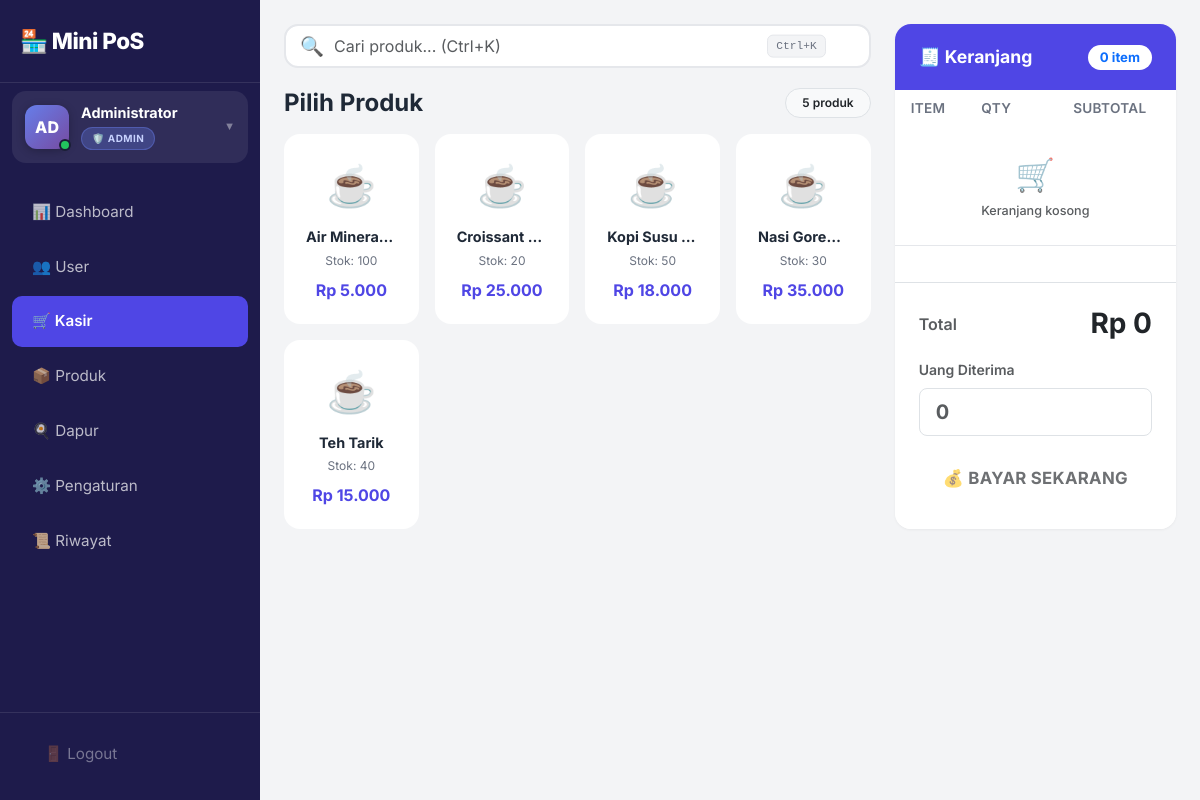
/index.php (signed in), run on the app's committed database.
### tables this page shows
CREATE TABLE products (
    id INT AUTO_INCREMENT PRIMARY KEY,
    name VARCHAR(100) NOT NULL,
    price DECIMAL(12,2) NOT NULL,
    stock INT NOT NULL DEFAULT 0,
    created_at TIMESTAMP DEFAULT CURRENT_TIMESTAMP,
    updated_at TIMESTAMP NULL DEFAULT NULL ON UPDATE CURRENT_TIMESTAMP
);

### config/auth.php (called while the page is built, shortened)
<?php
function isLoggedIn(): bool
{
    return isset($_SESSION['user_id']) && !empty($_SESSION['user_id']);
}
function hasRole(string $role): bool
{
    return isLoggedIn() && ($_SESSION['role'] ?? '') === $role;
}

### config/database.php (called while the page is built, shortened)
<?php
function formatRupiah($number): string
{
    return 'Rp ' . number_format((float)$number, 0, ',', '.');
}
require_once __DIR__ . '/auth.php';
?>

### index.php (the view, shortened to what this page needs)
<?php
require_once 'config/database.php';
$stmt = $pdo->query("SELECT * FROM products ORDER BY name ASC");
$allProducts = $stmt->fetchAll();
$products = array_filter($allProducts, fn($p) => $p['stock'] > 0);
$initials = strtoupper(substr($_SESSION['full_name'], 0, 2));
$role = $_SESSION['role'];
$roleIcon = $role === 'admin' ? '🛡️' : '🛒';
?>
<!DOCTYPE html>
<html lang="id">
<head>
    <link href="https://cdn.jsdelivr.net/npm/bootstrap@5.3.0/dist/css/bootstrap.min.css" rel="stylesheet">
    <link rel="stylesheet" href="assets/style.css">
</head>
<body>
    <div class="sidebar" id="sidebar">
        <div class="brand">🏪 Mini PoS</div>
        <div class="user-info-wrapper" id="userWrapper">
            <div class="user-info" onclick="toggleUserDropdown(event)">
                <div class="user-avatar <?= $role ?>"><?= $initials ?></div>
                <div class="user-details">
                    <div class="user-name"><?= htmlspecialchars($_SESSION['full_name']) ?></div>
                    <span class="user-role-badge <?= $role ?>"><?= $roleIcon ?> <?= ucfirst($role) ?></span>
                </div>
                <span class="user-dropdown-icon">▼</span>
            </div>
        </div>
        <nav>
            <?php if (hasRole('admin')): ?>
                <a href="dashboard.php" class="nav-link">📊 Dashboard</a>
                <a href="users.php" class="nav-link">👥 User</a>
            <?php endif; ?>
            <a href="index.php" class="nav-link active">🛒 Kasir</a>
            <?php if (hasRole('admin')): ?>
                <a href="products.php" class="nav-link">📦 Produk</a>
            <?php endif; ?>
            <a href="kitchen.php" class="nav-link">🍳 Dapur</a>
            <?php if (hasRole('admin')): ?>
                <a href="settings.php" class="nav-link">⚙️ Pengaturan</a>
            <?php endif; ?>
            <a href="history.php" class="nav-link">📜 Riwayat</a>
        </nav>
        <div class="sidebar-footer">
            <a href="logout.php" class="nav-link logout">🚪 Logout</a>
        </div>
    </div>
    <div class="main-content">
        <div class="row g-3 g-lg-4">
            <div class="col-12 col-lg-7 col-xl-8">
                <div class="search-wrapper">
                    <span class="search-icon">🔍</span>
                    <input type="text" id="productSearch" class="form-control form-control-lg"
                        placeholder="Cari produk... (Ctrl+K)" autocomplete="off">
                    <span class="shortcut-hint d-none d-md-inline">Ctrl+K</span>
                </div>
                <div class="d-flex justify-content-between align-items-center mb-3">
                    <h4 class="fw-bold m-0">Pilih Produk</h4>
                    <span class="badge bg-light text-dark border px-3 py-2 d-none d-sm-inline" id="productCount">
                        <?= count($products) ?> produk
                    </span>
                </div>
                <div class="row g-2 g-md-3" id="productGrid">
                    <?php foreach ($allProducts as $p): ?>
                        <div class="col-6 col-md-4 col-xl-3 product-col"
                            data-name="<?= strtolower(htmlspecialchars($p['name'])) ?>">
                            <div class="product-card <?= $p['stock'] <= 0 ? 'out-of-stock' : '' ?>"
                                onclick="<?= $p['stock'] > 0 ? "addToCart({$p['id']}, '" . addslashes($p['name']) . "', {$p['price']})" : '' ?>">
                                <div class="icon">☕</div>
                                <div class="name text-truncate"><?= htmlspecialchars($p['name']) ?></div>
                                <div class="stock">Stok: <?= $p['stock'] ?></div>
                                <div class="price"><?= formatRupiah($p['price']) ?></div>
                            </div>
                        </div>
                    <?php endforeach; ?>
                </div>
            </div>
            <div class="col-12 col-lg-5 col-xl-4">
                <div class="card cart-panel h-100">
                    <div class="card-header d-flex justify-content-between align-items-center">
                        <span>🧾 Keranjang</span>
                        <span class="badge bg-white text-primary fw-bold" id="cart-count">0 item</span>
                    </div>
                    <div class="card-body p-0">
                        <div class="table-responsive">
                            <table class="table cart-table mb-0">
                                <thead>
                                    <tr>
                                        <th class="ps-3">Item</th>
                                        <th>Qty</th>
                                        <th class="text-end">Subtotal</th>
                                        <th></th>
                                    </tr>
                                </thead>
                                <tbody id="cart-body">
                                    <tr>
                                        <td colspan="4" class="text-center py-4 text-muted">
                                            <div style="font-size:2rem;">🛒</div>
                                            <small>Keranjang kosong</small>
                                        </td>
                                    </tr>
                                </tbody>
                            </table>
                        </div>
                    </div>
                    <div class="card-footer bg-white border-top p-3 p-md-4" id="cart-footer">
                        <div class="d-flex justify-content-between align-items-center mb-3" id="grand-total-wrapper">
                            <span class="text-muted fw-semibold">Total</span>
                            <h3 class="fw-bold text-dark m-0" id="grand-total">Rp 0</h3>
                        </div>
                        <form id="checkout-form" action="process_sale.php" method="POST">
                            <div class="mb-3">
                                <label class="form-label small text-muted fw-semibold">Uang Diterima</label>
                                <input type="number" name="pay_amount" class="form-control form-control-lg fw-bold" required min="0" step="any" placeholder="0">
                            </div>
                            <button type="submit" class="btn btn-pay w-100" id="btn-checkout" disabled>
                                💰 BAYAR SEKARANG
                            </button>
                        </form>
                    </div>
                </div>
            </div>
        </div>
    </div>
</body>
</html>

### index.php (style rules this page uses)
.search-wrapper { position: relative; margin-bottom: 20px; }
.search-wrapper input { padding-left: 48px; border-radius: 14px; border: 2px solid var(--border-color); font-size: 1rem; transition: all 0.2s; }
.search-icon { position: absolute; left: 16px; top: 50%; transform: translateY(-50%); font-size: 1.2rem; color: var(--text-muted); pointer-events: none; }
.shortcut-hint { position: absolute; right: 45px; top: 50%; transform: translateY(-50%); background: #f3f4f6; border: 1px solid var(--border-color); border-radius: 6px; padding: 2px 8px; font-size: 0.7rem; color: var(--text-muted); font-family: monospace; pointer-events: none; }

### data on the page
products: name "Air Minera…", stock "100", price "Rp 5.000"
products: name "Croissant…", stock "20", price "Rp 25.000"
products: name "Kopi Susu…", stock "50", price "Rp 18.000"
products: name "Nasi Gore…", stock "30", price "Rp 35.000"
products: name "Teh Tarik", stock "40", price "Rp 15.000"

### other printed values
$initials "AD"
$_SESSION['full_name'] "Administrator"
$roleIcon "🛡️"
$role "ADMIN"
count($products) "5"
